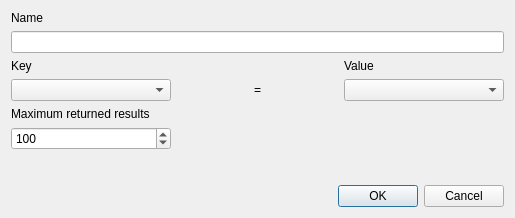
<ui version="4.0" >
 <class>SelectionDialog</class>
 <widget class="QDialog" name="SelectionDialog" >
  <property name="geometry" >
   <rect>
    <x>0</x>
    <y>0</y>
    <width>501</width>
    <height>218</height>
   </rect>
  </property>
  <property name="windowTitle" >
   <string>Selection</string>
  </property>
  <layout class="QVBoxLayout" >
   <item>
    <layout class="QGridLayout" >
     <item row="2" column="0" >
      <widget class="QLabel" name="label_2" >
       <property name="text" >
        <string>Key</string>
       </property>
      </widget>
     </item>
     <item row="2" column="2" >
      <widget class="QLabel" name="label_4" >
       <property name="text" >
        <string>Value</string>
       </property>
      </widget>
     </item>
     <item row="3" column="1" >
      <widget class="QLabel" name="label_3" >
       <property name="text" >
        <string>=</string>
       </property>
       <property name="alignment" >
        <set>Qt::AlignCenter</set>
       </property>
      </widget>
     </item>
     <item row="0" column="0" >
      <widget class="QLabel" name="label" >
       <property name="text" >
        <string>Name</string>
       </property>
      </widget>
     </item>
     <item row="1" column="0" colspan="3" >
      <widget class="QLineEdit" name="edName" />
     </item>
     <item row="3" column="0" >
      <widget class="QComboBox" name="cbKey" />
     </item>
     <item row="3" column="2" >
      <widget class="QComboBox" name="cbValue" />
     </item>
     <item row="4" column="0" >
      <widget class="QLabel" name="label_5" >
       <property name="text" >
        <string>Maximum returned results</string>
       </property>
      </widget>
     </item>
     <item row="5" column="0" >
      <widget class="QSpinBox" name="sbMaxResult" >
       <property name="minimum" >
        <number>1</number>
       </property>
       <property name="maximum" >
        <number>999</number>
       </property>
       <property name="value" >
        <number>100</number>
       </property>
      </widget>
     </item>
    </layout>
   </item>
   <item>
    <spacer>
     <property name="orientation" >
      <enum>Qt::Vertical</enum>
     </property>
     <property name="sizeHint" >
      <size>
       <width>493</width>
       <height>71</height>
      </size>
     </property>
    </spacer>
   </item>
   <item>
    <widget class="QDialogButtonBox" name="buttonBox" >
     <property name="orientation" >
      <enum>Qt::Horizontal</enum>
     </property>
     <property name="standardButtons" >
      <set>QDialogButtonBox::Cancel|QDialogButtonBox::NoButton|QDialogButtonBox::Ok</set>
     </property>
    </widget>
   </item>
  </layout>
 </widget>
 <resources/>
 <connections>
  <connection>
   <sender>buttonBox</sender>
   <signal>accepted()</signal>
   <receiver>SelectionDialog</receiver>
   <slot>accept()</slot>
   <hints>
    <hint type="sourcelabel" >
     <x>248</x>
     <y>254</y>
    </hint>
    <hint type="destinationlabel" >
     <x>157</x>
     <y>274</y>
    </hint>
   </hints>
  </connection>
  <connection>
   <sender>buttonBox</sender>
   <signal>rejected()</signal>
   <receiver>SelectionDialog</receiver>
   <slot>reject()</slot>
   <hints>
    <hint type="sourcelabel" >
     <x>316</x>
     <y>260</y>
    </hint>
    <hint type="destinationlabel" >
     <x>286</x>
     <y>274</y>
    </hint>
   </hints>
  </connection>
 </connections>
</ui>
